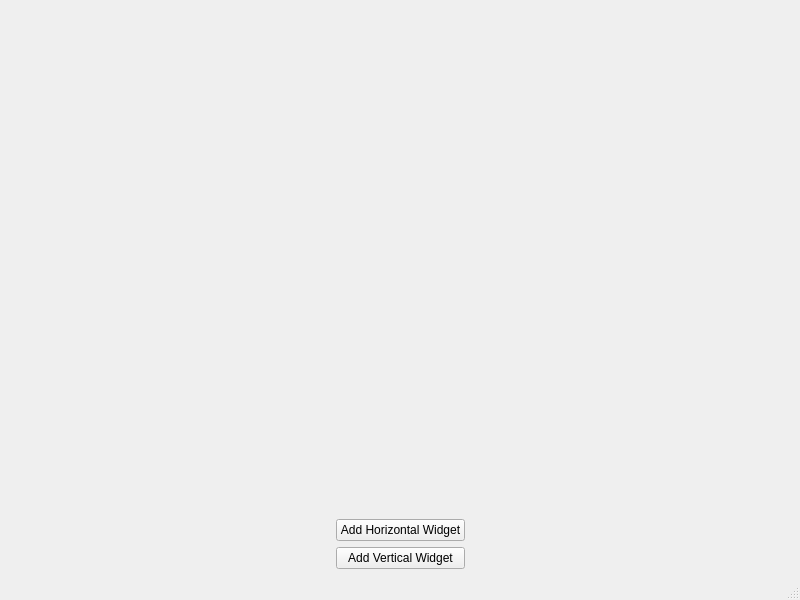
<?xml version="1.0" encoding="UTF-8"?>
<ui version="4.0">
 <class>Mindmap</class>
 <widget class="QMainWindow" name="Mindmap">
  <property name="geometry">
   <rect>
    <x>0</x>
    <y>0</y>
    <width>800</width>
    <height>600</height>
   </rect>
  </property>
  <property name="windowTitle">
   <string>Mindmap</string>
  </property>
  <widget class="QWidget" name="centralwidget">
   <layout class="QGridLayout" name="gridLayout_4">
    <item row="3" column="2">
     <spacer name="horizontalSpacer_2">
      <property name="orientation">
       <enum>Qt::Horizontal</enum>
      </property>
      <property name="sizeHint" stdset="0">
       <size>
        <width>320</width>
        <height>20</height>
       </size>
      </property>
     </spacer>
    </item>
    <item row="0" column="1">
     <spacer name="verticalSpacer_2">
      <property name="orientation">
       <enum>Qt::Vertical</enum>
      </property>
      <property name="sizeHint" stdset="0">
       <size>
        <width>20</width>
        <height>150</height>
       </size>
      </property>
     </spacer>
    </item>
    <item row="4" column="1">
     <widget class="QPushButton" name="pushButtonAdd_ver">
      <property name="layoutDirection">
       <enum>Qt::LeftToRight</enum>
      </property>
      <property name="text">
       <string>Add Vertical Widget</string>
      </property>
     </widget>
    </item>
    <item row="1" column="0" colspan="3">
     <layout class="QGridLayout" name="gridLayout_2"/>
    </item>
    <item row="2" column="1">
     <spacer name="verticalSpacer">
      <property name="orientation">
       <enum>Qt::Vertical</enum>
      </property>
      <property name="sizeHint" stdset="0">
       <size>
        <width>20</width>
        <height>150</height>
       </size>
      </property>
     </spacer>
    </item>
    <item row="3" column="0">
     <spacer name="horizontalSpacer">
      <property name="orientation">
       <enum>Qt::Horizontal</enum>
      </property>
      <property name="sizeHint" stdset="0">
       <size>
        <width>321</width>
        <height>20</height>
       </size>
      </property>
     </spacer>
    </item>
    <item row="3" column="1">
     <widget class="QPushButton" name="pushButtonAdd_hor">
      <property name="enabled">
       <bool>true</bool>
      </property>
      <property name="text">
       <string>Add Horizontal Widget</string>
      </property>
     </widget>
    </item>
   </layout>
  </widget>
  <widget class="QMenuBar" name="menubar">
   <property name="geometry">
    <rect>
     <x>0</x>
     <y>0</y>
     <width>800</width>
     <height>21</height>
    </rect>
   </property>
  </widget>
  <widget class="QStatusBar" name="statusbar"/>
 </widget>
 <resources/>
 <connections/>
</ui>
